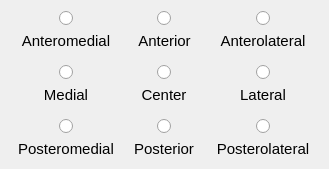
       <widget class="QWidget" name="widget_8" native="true">
        <property name="sizePolicy">
         <sizepolicy hsizetype="Preferred" vsizetype="MinimumExpanding">
          <horstretch>0</horstretch>
          <verstretch>0</verstretch>
         </sizepolicy>
        </property>
        <property name="minimumSize">
         <size>
          <width>0</width>
          <height>0</height>
         </size>
        </property>
        <layout class="QGridLayout" name="gridLayout_11">
         <item row="1" column="1">
          <widget class="QWidget" name="planCenMERWig" native="true">
           <property name="sizePolicy">
            <sizepolicy hsizetype="Fixed" vsizetype="Preferred">
             <horstretch>0</horstretch>
             <verstretch>0</verstretch>
            </sizepolicy>
           </property>
           <property name="minimumSize">
            <size>
             <width>75</width>
             <height>0</height>
            </size>
           </property>
           <layout class="QGridLayout" name="gridLayout_12">
            <property name="leftMargin">
             <number>0</number>
            </property>
            <property name="topMargin">
             <number>9</number>
            </property>
            <property name="rightMargin">
             <number>0</number>
            </property>
            <property name="bottomMargin">
             <number>9</number>
            </property>
            <item row="0" column="0" alignment="Qt::AlignHCenter">
             <widget class="QRadioButton" name="planCenMER">
              <property name="sizePolicy">
               <sizepolicy hsizetype="Preferred" vsizetype="Fixed">
                <horstretch>0</horstretch>
                <verstretch>0</verstretch>
               </sizepolicy>
              </property>
              <property name="minimumSize">
               <size>
                <width>0</width>
                <height>0</height>
               </size>
              </property>
              <property name="font">
               <font>
                <family>Arial</family>
                <pointsize>11</pointsize>
               </font>
              </property>
              <property name="mouseTracking">
               <bool>false</bool>
              </property>
              <property name="focusPolicy">
               <enum>Qt::NoFocus</enum>
              </property>
              <property name="styleSheet">
               <string notr="true"/>
              </property>
              <property name="text">
               <string/>
              </property>
              <property name="autoExclusive">
               <bool>false</bool>
              </property>
             </widget>
            </item>
            <item row="1" column="0" alignment="Qt::AlignHCenter">
             <widget class="QLabel" name="planCenMERLabel">
              <property name="minimumSize">
               <size>
                <width>70</width>
                <height>0</height>
               </size>
              </property>
              <property name="font">
               <font>
                <family>Arial</family>
                <pointsize>11</pointsize>
               </font>
              </property>
              <property name="text">
               <string>Center</string>
              </property>
              <property name="alignment">
               <set>Qt::AlignCenter</set>
              </property>
             </widget>
            </item>
           </layout>
          </widget>
         </item>
         <item row="1" column="0">
          <widget class="QWidget" name="planMedMERWig" native="true">
           <property name="sizePolicy">
            <sizepolicy hsizetype="Fixed" vsizetype="Preferred">
             <horstretch>0</horstretch>
             <verstretch>0</verstretch>
            </sizepolicy>
           </property>
           <property name="minimumSize">
            <size>
             <width>110</width>
             <height>0</height>
            </size>
           </property>
           <layout class="QGridLayout" name="gridLayout_17">
            <property name="leftMargin">
             <number>0</number>
            </property>
            <property name="topMargin">
             <number>9</number>
            </property>
            <property name="rightMargin">
             <number>0</number>
            </property>
            <property name="bottomMargin">
             <number>9</number>
            </property>
            <item row="0" column="0" alignment="Qt::AlignHCenter">
             <widget class="QRadioButton" name="planMedMER">
              <property name="sizePolicy">
               <sizepolicy hsizetype="Preferred" vsizetype="Fixed">
                <horstretch>0</horstretch>
                <verstretch>0</verstretch>
               </sizepolicy>
              </property>
              <property name="minimumSize">
               <size>
                <width>0</width>
                <height>0</height>
               </size>
              </property>
              <property name="font">
               <font>
                <family>Arial</family>
                <pointsize>11</pointsize>
               </font>
              </property>
              <property name="mouseTracking">
               <bool>false</bool>
              </property>
              <property name="focusPolicy">
               <enum>Qt::NoFocus</enum>
              </property>
              <property name="styleSheet">
               <string notr="true"/>
              </property>
              <property name="text">
               <string/>
              </property>
              <property name="autoExclusive">
               <bool>false</bool>
              </property>
             </widget>
            </item>
            <item row="1" column="0" alignment="Qt::AlignHCenter">
             <widget class="QLabel" name="planMedMERLabel">
              <property name="minimumSize">
               <size>
                <width>100</width>
                <height>0</height>
               </size>
              </property>
              <property name="font">
               <font>
                <family>Arial</family>
                <pointsize>11</pointsize>
               </font>
              </property>
              <property name="text">
               <string>Medial</string>
              </property>
              <property name="alignment">
               <set>Qt::AlignCenter</set>
              </property>
             </widget>
            </item>
           </layout>
          </widget>
         </item>
         <item row="0" column="0">
          <widget class="QWidget" name="planAntMedMERWig" native="true">
           <property name="sizePolicy">
            <sizepolicy hsizetype="Fixed" vsizetype="Preferred">
             <horstretch>0</horstretch>
             <verstretch>0</verstretch>
            </sizepolicy>
           </property>
           <property name="minimumSize">
            <size>
             <width>110</width>
             <height>0</height>
            </size>
           </property>
           <layout class="QVBoxLayout" name="verticalLayout_2">
            <property name="leftMargin">
             <number>4</number>
            </property>
            <property name="topMargin">
             <number>0</number>
            </property>
            <property name="rightMargin">
             <number>4</number>
            </property>
            <property name="bottomMargin">
             <number>0</number>
            </property>
            <item alignment="Qt::AlignHCenter">
             <widget class="QRadioButton" name="planAntMedMER">
              <property name="sizePolicy">
               <sizepolicy hsizetype="Preferred" vsizetype="Fixed">
                <horstretch>0</horstretch>
                <verstretch>0</verstretch>
               </sizepolicy>
              </property>
              <property name="minimumSize">
               <size>
                <width>0</width>
                <height>0</height>
               </size>
              </property>
              <property name="font">
               <font>
                <family>Arial</family>
                <pointsize>11</pointsize>
               </font>
              </property>
              <property name="mouseTracking">
               <bool>false</bool>
              </property>
              <property name="focusPolicy">
               <enum>Qt::NoFocus</enum>
              </property>
              <property name="styleSheet">
               <string notr="true"/>
              </property>
              <property name="text">
               <string/>
              </property>
              <property name="autoExclusive">
               <bool>false</bool>
              </property>
             </widget>
            </item>
            <item alignment="Qt::AlignHCenter">
             <widget class="QLabel" name="planAntMedMERLabel">
              <property name="sizePolicy">
               <sizepolicy hsizetype="MinimumExpanding" vsizetype="Preferred">
                <horstretch>0</horstretch>
                <verstretch>0</verstretch>
               </sizepolicy>
              </property>
              <property name="minimumSize">
               <size>
                <width>102</width>
                <height>0</height>
               </size>
              </property>
              <property name="font">
               <font>
                <family>Arial</family>
                <pointsize>11</pointsize>
               </font>
              </property>
              <property name="text">
               <string>Anteromedial</string>
              </property>
              <property name="alignment">
               <set>Qt::AlignCenter</set>
              </property>
             </widget>
            </item>
           </layout>
          </widget>
         </item>
         <item row="0" column="2">
          <widget class="QWidget" name="planAntLatMERWig" native="true">
           <property name="sizePolicy">
            <sizepolicy hsizetype="Fixed" vsizetype="Preferred">
             <horstretch>0</horstretch>
             <verstretch>0</verstretch>
            </sizepolicy>
           </property>
           <property name="minimumSize">
            <size>
             <width>110</width>
             <height>0</height>
            </size>
           </property>
           <layout class="QVBoxLayout" name="verticalLayout_4">
            <property name="leftMargin">
             <number>4</number>
            </property>
            <property name="topMargin">
             <number>0</number>
            </property>
            <property name="rightMargin">
             <number>4</number>
            </property>
            <property name="bottomMargin">
             <number>0</number>
            </property>
            <item alignment="Qt::AlignHCenter">
             <widget class="QRadioButton" name="planAntLatMER">
              <property name="sizePolicy">
               <sizepolicy hsizetype="Preferred" vsizetype="Fixed">
                <horstretch>0</horstretch>
                <verstretch>0</verstretch>
               </sizepolicy>
              </property>
              <property name="minimumSize">
               <size>
                <width>0</width>
                <height>0</height>
               </size>
              </property>
              <property name="font">
               <font>
                <family>Arial</family>
                <pointsize>11</pointsize>
               </font>
              </property>
              <property name="mouseTracking">
               <bool>false</bool>
              </property>
              <property name="focusPolicy">
               <enum>Qt::NoFocus</enum>
              </property>
              <property name="styleSheet">
               <string notr="true"/>
              </property>
              <property name="text">
               <string/>
              </property>
              <property name="autoExclusive">
               <bool>false</bool>
              </property>
             </widget>
            </item>
            <item>
             <widget class="QLabel" name="planAntLatMERLabel">
              <property name="sizePolicy">
               <sizepolicy hsizetype="MinimumExpanding" vsizetype="Preferred">
                <horstretch>0</horstretch>
                <verstretch>0</verstretch>
               </sizepolicy>
              </property>
              <property name="minimumSize">
               <size>
                <width>102</width>
                <height>0</height>
               </size>
              </property>
              <property name="font">
               <font>
                <family>Arial</family>
                <pointsize>11</pointsize>
               </font>
              </property>
              <property name="text">
               <string>Anterolateral</string>
              </property>
              <property name="alignment">
               <set>Qt::AlignCenter</set>
              </property>
             </widget>
            </item>
           </layout>
          </widget>
         </item>
         <item row="1" column="2">
          <widget class="QWidget" name="planLatMERWig" native="true">
           <property name="sizePolicy">
            <sizepolicy hsizetype="Fixed" vsizetype="Preferred">
             <horstretch>0</horstretch>
             <verstretch>0</verstretch>
            </sizepolicy>
           </property>
           <property name="minimumSize">
            <size>
             <width>110</width>
             <height>0</height>
            </size>
           </property>
           <layout class="QGridLayout" name="gridLayout_18">
            <property name="leftMargin">
             <number>0</number>
            </property>
            <property name="topMargin">
             <number>9</number>
            </property>
            <property name="rightMargin">
             <number>0</number>
            </property>
            <property name="bottomMargin">
             <number>9</number>
            </property>
            <item row="0" column="0" alignment="Qt::AlignHCenter">
             <widget class="QRadioButton" name="planLatMER">
              <property name="sizePolicy">
               <sizepolicy hsizetype="Preferred" vsizetype="Fixed">
                <horstretch>0</horstretch>
                <verstretch>0</verstretch>
               </sizepolicy>
              </property>
              <property name="minimumSize">
               <size>
                <width>0</width>
                <height>0</height>
               </size>
              </property>
              <property name="font">
               <font>
                <family>Arial</family>
                <pointsize>11</pointsize>
               </font>
              </property>
              <property name="mouseTracking">
               <bool>false</bool>
              </property>
              <property name="focusPolicy">
               <enum>Qt::NoFocus</enum>
              </property>
              <property name="styleSheet">
               <string notr="true"/>
              </property>
              <property name="text">
               <string/>
              </property>
              <property name="autoExclusive">
               <bool>false</bool>
              </property>
             </widget>
            </item>
            <item row="1" column="0" alignment="Qt::AlignHCenter">
             <widget class="QLabel" name="planLatMERLabel">
              <property name="minimumSize">
               <size>
                <width>100</width>
                <height>0</height>
               </size>
              </property>
              <property name="font">
               <font>
                <family>Arial</family>
                <pointsize>11</pointsize>
               </font>
              </property>
              <property name="text">
               <string>Lateral</string>
              </property>
              <property name="alignment">
               <set>Qt::AlignCenter</set>
              </property>
             </widget>
            </item>
           </layout>
          </widget>
         </item>
         <item row="0" column="1">
          <widget class="QWidget" name="planAntMERWig" native="true">
           <property name="sizePolicy">
            <sizepolicy hsizetype="Fixed" vsizetype="Preferred">
             <horstretch>0</horstretch>
             <verstretch>0</verstretch>
            </sizepolicy>
           </property>
           <property name="minimumSize">
            <size>
             <width>75</width>
             <height>0</height>
            </size>
           </property>
           <layout class="QVBoxLayout" name="verticalLayout_3">
            <property name="leftMargin">
             <number>0</number>
            </property>
            <property name="topMargin">
             <number>0</number>
            </property>
            <property name="rightMargin">
             <number>0</number>
            </property>
            <property name="bottomMargin">
             <number>0</number>
            </property>
            <item alignment="Qt::AlignHCenter">
             <widget class="QRadioButton" name="planAntMER">
              <property name="sizePolicy">
               <sizepolicy hsizetype="Preferred" vsizetype="Fixed">
                <horstretch>0</horstretch>
                <verstretch>0</verstretch>
               </sizepolicy>
              </property>
              <property name="minimumSize">
               <size>
                <width>0</width>
                <height>0</height>
               </size>
              </property>
              <property name="font">
               <font>
                <family>Arial</family>
                <pointsize>11</pointsize>
               </font>
              </property>
              <property name="mouseTracking">
               <bool>false</bool>
              </property>
              <property name="focusPolicy">
               <enum>Qt::NoFocus</enum>
              </property>
              <property name="styleSheet">
               <string notr="true"/>
              </property>
              <property name="text">
               <string/>
              </property>
              <property name="autoExclusive">
               <bool>false</bool>
              </property>
             </widget>
            </item>
            <item>
             <widget class="QLabel" name="planAntMERLabel">
              <property name="minimumSize">
               <size>
                <width>70</width>
                <height>0</height>
               </size>
              </property>
              <property name="font">
               <font>
                <family>Arial</family>
                <pointsize>11</pointsize>
               </font>
              </property>
              <property name="text">
               <string>Anterior</string>
              </property>
              <property name="alignment">
               <set>Qt::AlignCenter</set>
              </property>
             </widget>
            </item>
           </layout>
          </widget>
         </item>
         <item row="2" column="0">
          <widget class="QWidget" name="planPosMedMERWig" native="true">
           <property name="sizePolicy">
            <sizepolicy hsizetype="Fixed" vsizetype="Preferred">
             <horstretch>0</horstretch>
             <verstretch>0</verstretch>
            </sizepolicy>
           </property>
           <property name="minimumSize">
            <size>
             <width>110</width>
             <height>0</height>
            </size>
           </property>
           <layout class="QVBoxLayout" name="verticalLayout_5">
            <property name="leftMargin">
             <number>4</number>
            </property>
            <property name="topMargin">
             <number>0</number>
            </property>
            <property name="rightMargin">
             <number>4</number>
            </property>
            <property name="bottomMargin">
             <number>0</number>
            </property>
            <item alignment="Qt::AlignHCenter">
             <widget class="QRadioButton" name="planPosMedMER">
              <property name="sizePolicy">
               <sizepolicy hsizetype="Preferred" vsizetype="Fixed">
                <horstretch>0</horstretch>
                <verstretch>0</verstretch>
               </sizepolicy>
              </property>
              <property name="minimumSize">
               <size>
                <width>0</width>
                <height>0</height>
               </size>
              </property>
              <property name="font">
               <font>
                <family>Arial</family>
                <pointsize>11</pointsize>
               </font>
              </property>
              <property name="mouseTracking">
               <bool>false</bool>
              </property>
              <property name="focusPolicy">
               <enum>Qt::NoFocus</enum>
              </property>
              <property name="styleSheet">
               <string notr="true"/>
              </property>
              <property name="text">
               <string/>
              </property>
              <property name="autoExclusive">
               <bool>false</bool>
              </property>
             </widget>
            </item>
            <item>
             <widget class="QLabel" name="planPosMedMERLabel">
              <property name="sizePolicy">
               <sizepolicy hsizetype="MinimumExpanding" vsizetype="Preferred">
                <horstretch>0</horstretch>
                <verstretch>0</verstretch>
               </sizepolicy>
              </property>
              <property name="minimumSize">
               <size>
                <width>102</width>
                <height>0</height>
               </size>
              </property>
              <property name="font">
               <font>
                <family>Arial</family>
                <pointsize>11</pointsize>
               </font>
              </property>
              <property name="text">
               <string>Posteromedial</string>
              </property>
              <property name="alignment">
               <set>Qt::AlignCenter</set>
              </property>
             </widget>
            </item>
           </layout>
          </widget>
         </item>
         <item row="2" column="1">
          <widget class="QWidget" name="planPosMERWig" native="true">
           <property name="sizePolicy">
            <sizepolicy hsizetype="Fixed" vsizetype="Preferred">
             <horstretch>0</horstretch>
             <verstretch>0</verstretch>
            </sizepolicy>
           </property>
           <property name="minimumSize">
            <size>
             <width>75</width>
             <height>0</height>
            </size>
           </property>
           <layout class="QGridLayout" name="gridLayout_13">
            <property name="leftMargin">
             <number>0</number>
            </property>
            <property name="topMargin">
             <number>0</number>
            </property>
            <property name="rightMargin">
             <number>0</number>
            </property>
            <property name="bottomMargin">
             <number>0</number>
            </property>
            <item row="0" column="0" alignment="Qt::AlignHCenter">
             <widget class="QRadioButton" name="planPosMER">
              <property name="sizePolicy">
               <sizepolicy hsizetype="Preferred" vsizetype="Fixed">
                <horstretch>0</horstretch>
                <verstretch>0</verstretch>
               </sizepolicy>
              </property>
              <property name="minimumSize">
               <size>
                <width>0</width>
                <height>0</height>
               </size>
              </property>
              <property name="font">
               <font>
                <family>Arial</family>
                <pointsize>11</pointsize>
               </font>
              </property>
              <property name="mouseTracking">
               <bool>false</bool>
              </property>
              <property name="focusPolicy">
               <enum>Qt::NoFocus</enum>
              </property>
              <property name="styleSheet">
               <string notr="true"/>
              </property>
              <property name="text">
               <string/>
              </property>
              <property name="autoExclusive">
               <bool>false</bool>
              </property>
             </widget>
            </item>
            <item row="1" column="0" alignment="Qt::AlignHCenter">
             <widget class="QLabel" name="planPosMERLabel">
              <property name="minimumSize">
               <size>
                <width>70</width>
                <height>0</height>
               </size>
              </property>
              <property name="font">
               <font>
                <family>Arial</family>
                <pointsize>11</pointsize>
               </font>
              </property>
              <property name="text">
               <string>Posterior</string>
              </property>
              <property name="alignment">
               <set>Qt::AlignCenter</set>
              </property>
             </widget>
            </item>
           </layout>
          </widget>
         </item>
         <item row="2" column="2">
          <widget class="QWidget" name="planPosLatMERWig" native="true">
           <property name="sizePolicy">
            <sizepolicy hsizetype="Fixed" vsizetype="Preferred">
             <horstretch>0</horstretch>
             <verstretch>0</verstretch>
            </sizepolicy>
           </property>
           <property name="minimumSize">
            <size>
             <width>110</width>
             <height>0</height>
            </size>
           </property>
           <layout class="QVBoxLayout" name="verticalLayout_6">
            <property name="leftMargin">
             <number>4</number>
            </property>
            <property name="topMargin">
             <number>0</number>
            </property>
            <property name="rightMargin">
             <number>4</number>
            </property>
            <property name="bottomMargin">
             <number>0</number>
            </property>
            <item alignment="Qt::AlignHCenter">
             <widget class="QRadioButton" name="planPosLatMER">
              <property name="sizePolicy">
               <sizepolicy hsizetype="Preferred" vsizetype="Fixed">
                <horstretch>0</horstretch>
                <verstretch>0</verstretch>
               </sizepolicy>
              </property>
              <property name="minimumSize">
               <size>
                <width>0</width>
                <height>0</height>
               </size>
              </property>
              <property name="font">
               <font>
                <family>Arial</family>
                <pointsize>11</pointsize>
               </font>
              </property>
              <property name="mouseTracking">
               <bool>false</bool>
              </property>
              <property name="focusPolicy">
               <enum>Qt::NoFocus</enum>
              </property>
              <property name="styleSheet">
               <string notr="true"/>
              </property>
              <property name="text">
               <string/>
              </property>
              <property name="autoExclusive">
               <bool>false</bool>
              </property>
             </widget>
            </item>
            <item>
             <widget class="QLabel" name="planPosLatMERLabel">
              <property name="sizePolicy">
               <sizepolicy hsizetype="MinimumExpanding" vsizetype="Preferred">
                <horstretch>0</horstretch>
                <verstretch>0</verstretch>
               </sizepolicy>
              </property>
              <property name="minimumSize">
               <size>
                <width>102</width>
                <height>0</height>
               </size>
              </property>
              <property name="font">
               <font>
                <family>Arial</family>
                <pointsize>11</pointsize>
               </font>
              </property>
              <property name="text">
               <string>Posterolateral</string>
              </property>
              <property name="alignment">
               <set>Qt::AlignCenter</set>
              </property>
             </widget>
            </item>
           </layout>
          </widget>
         </item>
        </layout>
       </widget>
